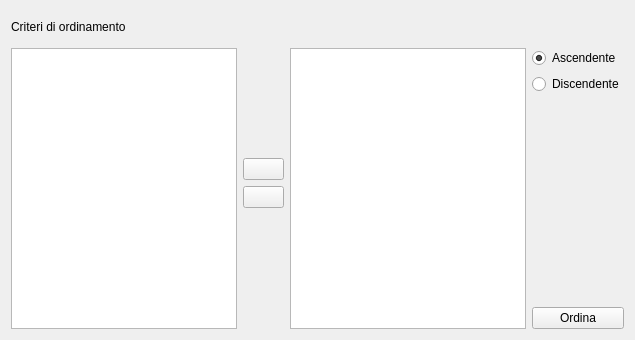
<?xml version="1.0" encoding="UTF-8"?>
<ui version="4.0">
 <class>sortPanel</class>
 <widget class="QDialog" name="sortPanel">
  <property name="windowModality">
   <enum>Qt::NonModal</enum>
  </property>
  <property name="geometry">
   <rect>
    <x>0</x>
    <y>0</y>
    <width>635</width>
    <height>340</height>
   </rect>
  </property>
  <property name="windowTitle">
   <string>Ordina</string>
  </property>
  <property name="windowIcon">
   <iconset>
    <normaloff/>
   </iconset>
  </property>
  <layout class="QGridLayout">
   <item row="0" column="0">
    <widget class="QLabel" name="label">
     <property name="text">
      <string>Criteri di ordinamento</string>
     </property>
    </widget>
   </item>
   <item row="0" column="1" colspan="4">
    <spacer>
     <property name="orientation">
      <enum>Qt::Horizontal</enum>
     </property>
     <property name="sizeHint" stdset="0">
      <size>
       <width>387</width>
       <height>20</height>
      </size>
     </property>
    </spacer>
   </item>
   <item row="1" column="0" rowspan="7" colspan="2">
    <widget class="QListWidget" name="FieldsList">
     <property name="acceptDrops">
      <bool>true</bool>
     </property>
     <property name="editTriggers">
      <set>QAbstractItemView::DoubleClicked|QAbstractItemView::EditKeyPressed|QAbstractItemView::SelectedClicked</set>
     </property>
     <property name="dragEnabled">
      <bool>true</bool>
     </property>
     <property name="dragDropOverwriteMode">
      <bool>true</bool>
     </property>
     <property name="dragDropMode">
      <enum>QAbstractItemView::NoDragDrop</enum>
     </property>
     <property name="alternatingRowColors">
      <bool>true</bool>
     </property>
     <property name="selectionMode">
      <enum>QAbstractItemView::SingleSelection</enum>
     </property>
     <property name="viewMode">
      <enum>QListView::ListMode</enum>
     </property>
    </widget>
   </item>
   <item row="1" column="2" rowspan="3">
    <spacer>
     <property name="orientation">
      <enum>Qt::Vertical</enum>
     </property>
     <property name="sizeHint" stdset="0">
      <size>
       <width>41</width>
       <height>81</height>
      </size>
     </property>
    </spacer>
   </item>
   <item row="1" column="3" rowspan="7">
    <widget class="QListWidget" name="FieldListsort">
     <property name="acceptDrops">
      <bool>true</bool>
     </property>
     <property name="autoScroll">
      <bool>false</bool>
     </property>
     <property name="editTriggers">
      <set>QAbstractItemView::DoubleClicked|QAbstractItemView::EditKeyPressed</set>
     </property>
     <property name="showDropIndicator" stdset="0">
      <bool>false</bool>
     </property>
     <property name="dragEnabled">
      <bool>false</bool>
     </property>
     <property name="dragDropOverwriteMode">
      <bool>false</bool>
     </property>
     <property name="dragDropMode">
      <enum>QAbstractItemView::InternalMove</enum>
     </property>
     <property name="alternatingRowColors">
      <bool>true</bool>
     </property>
     <property name="selectionBehavior">
      <enum>QAbstractItemView::SelectRows</enum>
     </property>
     <property name="movement">
      <enum>QListView::Free</enum>
     </property>
     <property name="viewMode">
      <enum>QListView::ListMode</enum>
     </property>
    </widget>
   </item>
   <item row="1" column="4">
    <widget class="QRadioButton" name="radioButtonAsc">
     <property name="text">
      <string>Ascendente</string>
     </property>
     <property name="checked">
      <bool>true</bool>
     </property>
    </widget>
   </item>
   <item row="2" column="4">
    <widget class="QRadioButton" name="radioButtonDisc">
     <property name="text">
      <string>Discendente</string>
     </property>
    </widget>
   </item>
   <item row="3" column="4" rowspan="4">
    <spacer>
     <property name="orientation">
      <enum>Qt::Vertical</enum>
     </property>
     <property name="sizeHint" stdset="0">
      <size>
       <width>91</width>
       <height>171</height>
      </size>
     </property>
    </spacer>
   </item>
   <item row="4" column="2">
    <widget class="QPushButton" name="pushButtonRight">
     <property name="focusPolicy">
      <enum>Qt::NoFocus</enum>
     </property>
     <property name="text">
      <string/>
     </property>
     <property name="icon">
      <iconset resource="resources.qrc">
       <normaloff>:/images/6_rightArrow.png</normaloff>:/images/6_rightArrow.png</iconset>
     </property>
     <property name="checkable">
      <bool>false</bool>
     </property>
     <property name="autoDefault">
      <bool>true</bool>
     </property>
    </widget>
   </item>
   <item row="5" column="2">
    <widget class="QPushButton" name="pushButtonLeft">
     <property name="focusPolicy">
      <enum>Qt::NoFocus</enum>
     </property>
     <property name="text">
      <string/>
     </property>
     <property name="icon">
      <iconset resource="resources.qrc">
       <normaloff>:/images/4_leftArrow.png</normaloff>:/images/4_leftArrow.png</iconset>
     </property>
     <property name="checkable">
      <bool>false</bool>
     </property>
     <property name="autoDefault">
      <bool>true</bool>
     </property>
    </widget>
   </item>
   <item row="6" column="2" rowspan="2">
    <spacer>
     <property name="orientation">
      <enum>Qt::Vertical</enum>
     </property>
     <property name="sizeHint" stdset="0">
      <size>
       <width>41</width>
       <height>121</height>
      </size>
     </property>
    </spacer>
   </item>
   <item row="7" column="4">
    <widget class="QPushButton" name="pushButtonSort">
     <property name="focusPolicy">
      <enum>Qt::NoFocus</enum>
     </property>
     <property name="text">
      <string>Ordina</string>
     </property>
     <property name="checkable">
      <bool>false</bool>
     </property>
     <property name="autoDefault">
      <bool>true</bool>
     </property>
    </widget>
   </item>
  </layout>
 </widget>
 <resources>
  <include location="resources.qrc"/>
 </resources>
 <connections/>
</ui>
